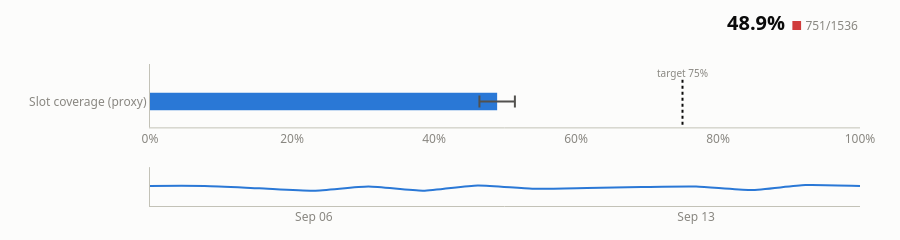

Notebook code cell kept with this figure:
### Code cell
cards = plot_benchmark_cards(board)
cards["slot_coverage"]

### Figure 1 — Plotly figure (JSON) as saved in the notebook; plotly's stock layout.template omitted (floating-point values rounded to 4 significant figures)
{"data": [{"error_x": {"array": [0.025], "arrayminus": [0.02494], "color": "#52514e", "symmetric": false, "thickness": 2, "type": "data", "width": 6}, "hovertemplate": "<b>Slot coverage (proxy)</b><br>value %{x:.1%}<br>95% CI 46.4%-51.4%<br>751/1536 · 14 participants<extra></extra>", "marker": {"color": "#2a78d6", "line": {"width": 0}}, "orientation": "h", "showlegend": false, "type": "bar", "width": 0.34, "x": [0.4889], "xaxis": "x", "y": ["Slot coverage (proxy)"], "yaxis": "y"}, {"connectgaps": false, "hovertemplate": "Slot coverage (proxy)<br>%{x|%b %d}: %{y:.0%}<extra></extra>", "line": {"color": "#2a78d6", "shape": "spline", "smoothing": 0.6, "width": 2}, "mode": "lines", "name": "Slot coverage (proxy)", "showlegend": false, "type": "scatter", "x": ["2026-09-03", "2026-09-04", "2026-09-05", "2026-09-06", "2026-09-07", "2026-09-08", "2026-09-09", "2026-09-10", "2026-09-11", "2026-09-12", "2026-09-13", "2026-09-14", "2026-09-15", "2026-09-16"], "xaxis": "x2", "y": [0.5167, 0.5152, 0.4545, 0.3939, 0.5, 0.3939, 0.5303, 0.4444, 0.4615, 0.4872, 0.5, 0.4103, 0.5385, 0.5128], "yaxis": "y2"}], "layout": {"annotations": [{"font": {"color": "#898781", "size": 10}, "showarrow": false, "text": "target 75%", "x": 0.75, "xref": "x", "y": 0.55, "yref": "y"}, {"font": {"color": "#0b0b0b", "family": "system-ui, -apple-system, \"Segoe UI\", sans-serif", "size": 12}, "showarrow": false, "text": "<b style='font-size:20px'>48.9%</b>  <span style='color:#d03b3b'>■</span> <span style='color:#898781'>751/1536</span>", "x": 1, "xanchor": "right", "xref": "paper", "y": 1, "yanchor": "bottom", "yref": "paper", "yshift": 26}], "bargap": 0.5, "font": {"color": "#52514e", "family": "system-ui, -apple-system, \"Segoe UI\", sans-serif", "size": 12}, "height": 210, "hoverlabel": {"bgcolor": "#fcfcfb", "font": {"color": "#0b0b0b", "family": "system-ui, -apple-system, \"Segoe UI\", sans-serif"}}, "legend": {"font": {"color": "#52514e", "size": 10}, "orientation": "h", "x": 0, "y": -0.34}, "margin": {"b": 34, "l": 150, "r": 40, "t": 64}, "paper_bgcolor": "#fcfcfb", "plot_bgcolor": "#fcfcfb", "shapes": [{"line": {"color": "#0b0b0b", "dash": "dot", "width": 2}, "type": "line", "x0": 0.75, "x1": 0.75, "xref": "x", "y0": -0.45, "y1": 0.45, "yref": "y"}], "showlegend": false, "title": {}, "xaxis": {"anchor": "y", "domain": [0, 1], "linecolor": "#c3c2b7", "range": [0, 1], "showgrid": false, "tickfont": {"color": "#898781"}, "tickformat": ".0%", "zeroline": false}, "xaxis2": {"anchor": "y2", "domain": [0, 1], "linecolor": "#c3c2b7", "nticks": 4, "showgrid": false, "showticklabels": true, "tickfont": {"color": "#898781"}, "tickformat": "%b %d", "zeroline": false}, "yaxis": {"anchor": "x", "domain": [0.5536, 1], "linecolor": "#c3c2b7", "showgrid": false, "showticklabels": true, "tickfont": {"color": "#898781", "size": 12}, "zeroline": false}, "yaxis2": {"anchor": "x2", "domain": [0, 0.2736], "linecolor": "#c3c2b7", "range": [0, 1], "showgrid": false, "showticklabels": false, "tickfont": {"color": "#898781"}, "zeroline": false}}}
